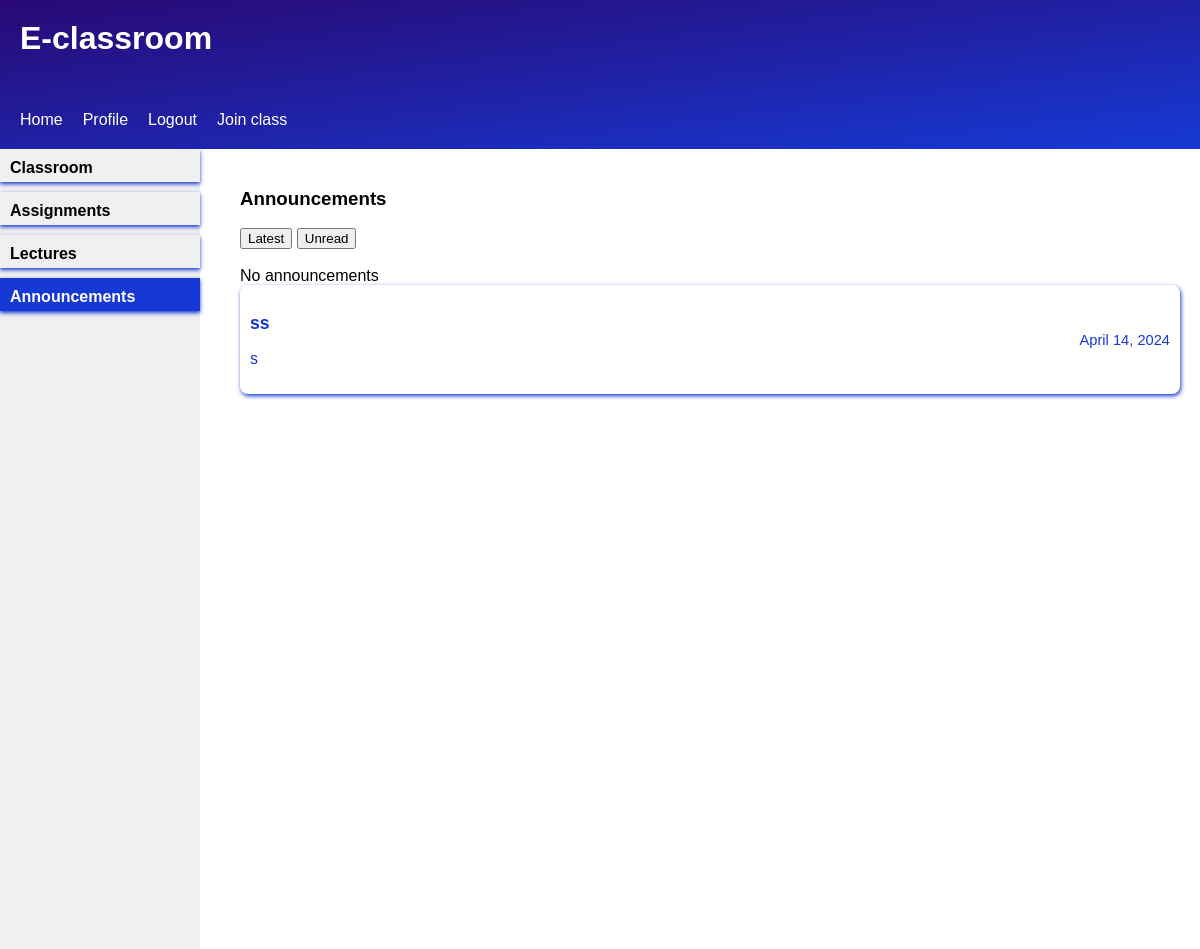
The page /classroom/1/announcements/ (signed in) on the database its author committed.
### classroom/models.py (models this page shows)
class Announcement(models.Model):
    title = models.CharField(max_length=50)
    file = models.FileField(upload_to='class/announcements',null=True, blank=True)
    content = models.TextField()
    classroom = models.ForeignKey(Classroom, on_delete=models.CASCADE)
    read_status = models.ManyToManyField(userProfile, related_name='students_read')
    upload_date = models.DateField(auto_now_add=True)
    link = models.URLField(max_length=1000, null=True, blank=True)
    class Meta:
        verbose_name = ("announcement")
        verbose_name_plural = ("announcements")
    def __str__(self):
        return self.title

### classroom/views.py (the view)
# urls.py: path('classroom/<int:id>/announcements/', views.announcements, name='announcements'),
@login_required(login_url='login')
def announcements(request, id):
    user = request.user
    if check_classroom_participant(user, id):
        Class = Classroom.objects.get(id=id)
        user_profile = userProfile.objects.get(user=user)
        announcements = Announcement.objects.filter(classroom=Class).order_by('-upload_date')
        unread_announcemnets = []
        filter = request.GET.get('filter', 'latest')
        for announcement in announcements:
            if user_profile in announcement.read_status.all():
                print(user_profile, ' in ', announcement )
                pass
            else:
                print(user_profile, ' not in ', announcement )
                unread_announcemnets.append(announcement)
        context = {
            "announcements":announcements,
            "unread_announcemnets":unread_announcemnets,
            "current_classroom_id":Class.id,
            "filter":filter,
        }
        return render(request, 'classroom/announcements.html', context)

### accounts/models.py (called while the page is built)
    def __str__(self):
        return self.user.username

### classroom/utils.py (called while the page is built)
def check_classroom_participant(user, id):
    user_profile = userProfile.objects.get(user=user)
    try:
        try:
            classroom = Classroom.objects.get(tutor=user_profile, id=id)
            if classroom:
                return True
            else:
                return False
        except:
            classroom = Classroom.objects.get(students=user_profile, id=id)
            if classroom:
                return True
            else:
                return False
    except:
        raise PermissionDenied

### classroom/templates/classroom/announcements.html (shortened to what this page needs)
{% load static %}
<!DOCTYPE html>
<html lang="en">
<head>
    <link href="{% static "static/classroom/announcements.css" %}" rel="stylesheet">
</head>
<body>
    {% include "header.html" %}
    <main>
        <div class="main-menu">
            <nav class="main-menu-nav">
                <ul class="main-menu-list">
                    {% include "menu.html" with current_classroom_id=current_classroom_id %}
                </ul>
            </nav>
        </div>
        <section class="main-content" id="class-desc">
            <h3>Announcements</h3>
            {% if request.user.role == 1 %}
            <div class="filter-buttons">
                <form action="" method="get">
                    <button type="submit" name="filter" value="latest" class="filter-btn {% if filter == 'latest' %}active{% endif %}">Latest</button>
                    <button type="submit" name="filter" value="unread" class="filter-btn {% if filter == 'unread' %}active{% endif %}">Unread</button>
                </form>
            </div><br>
            {% endif %}
            {% if not announcement %}No announcements{% endif %}
            <br>
            {% if filter == 'latest' or request.user.role == 2 %}
            {% for announcement in announcements %}
            {% if request.user.role == 1 %}
            <a href="{% url "SpecificAnnouncement" current_classroom_id announcement.id %}" style="text-decoration: none;">
            {% else %}
            <a href="{% url "tutorSpecificAnnouncement" current_classroom_id announcement.id %}" style="text-decoration: none;">
            {% endif %}
            <div class="announcement-box">
                <div class="announcement-content">
                    <h3>{{announcement.title}}</h3>
                    <p>{{announcement.content|truncatechars:60}}</p>
                </div>
                <div class="announcement-date">
                    <small>{{announcement.upload_date}}</small>
                </div>
            </div>
            </a>
            {% endfor %}
            {% endif %}
        </section>
    </main>
</body>
</html>

### classroom/static/classroom/announcements.css (style rules this page uses)
body { font-family: sans-serif; margin: 0; }
.main-menu { background-color: #f0f0f0; height: 100vh; width: 200px; float: left; }
.main-menu-nav { padding: 0px; }
.main-menu-list { list-style: none; padding: 0; margin: 0; }
.main-content { padding: 20px; margin-left: 220px; }
.announcement-box { background: #fff; color: #1639d5; border-radius: 8px; padding: 10px; box-shadow: 1px 2px 4px #1639d5; margin-bottom: 20px; display: flex; justify-content: space-between; align-items: center; }
.announcement-content { flex: 1; }
.announcement-date { font-size: 1.1rem; }
.announcement-box h3 { font-size: 1.1rem; margin-bottom: 4px; }
.announcement-box p { font-size: 1rem; }

### rows shown on the page
Announcement: title "ss", content "s", upload_date "April 14, 2024"
